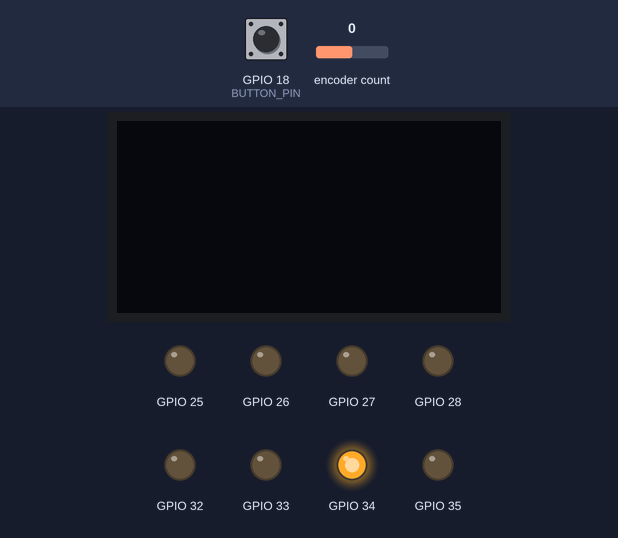
The sketch below on a simulated ESP32. On the bench: 128×64 one-colour display, output pins drawn as LEDs (lit = HIGH). Inputs (shaded band) come from the test bench; at power-on: encoder count 0, GPIO 18 (BUTTON_PIN) HIGH. Nothing arrives over Bluetooth unless stated; what the sketch prints to the serial monitor is not drawn.

Above: at 1.2 s.
1.3 s: encoder count set to 1
2.8 s: GPIO 18 (BUTTON_PIN) pulled LOW for 0.15 s
4.5 s: GPIO 18 (BUTTON_PIN) pulled LOW for 1 s
7.3 s: encoder count set to 0
Timing chart, 0 to 9.8 s (numbered marks = the images above; inputs shaded):
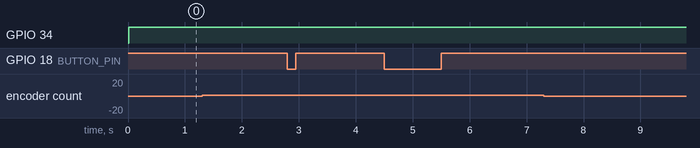

The sketch:

testicle3.ino
```cpp
// (licence header left out)
#include <Wire.h>
#include "SSD1306Wire.h" // legacy include: `#include "SSD1306.h"`
#include "BluetoothSerial.h"
#include "Button2.h"; //  https://github.com/LennartHennigs/Button2
#include "ESPRotary.h";

#define ROTARY_PIN1  16
#define ROTARY_PIN2  17
#define BUTTON_PIN   18
#define CLICKS_PER_STEP   4   // this number depends on your rotary encoder

BluetoothSerial SerialBT;
SSD1306Wire display(0x3c,5, 4);
ESPRotary r;
Button2 b;

int input =1;
char blue;

void setup() {
  Serial.begin(115200);
  SerialBT.begin("x audio"); //Bluetooth device name
  Serial.println("The device started, now you can pair it with bluetooth!");
  Serial.println();
  Serial.println();
  display.init();
  display.flipScreenVertically();
  display.setFont(ArialMT_Plain_10);
  pinMode(25, OUTPUT);
  pinMode(26, OUTPUT);
  pinMode(27, OUTPUT);
  pinMode(28, OUTPUT);
  pinMode(32, OUTPUT);
  pinMode(33, OUTPUT);
  pinMode(34, OUTPUT);
  pinMode(35, OUTPUT);

  r.begin(ROTARY_PIN1, ROTARY_PIN2, CLICKS_PER_STEP);
  r.setChangedHandler(rotate);
  r.setLeftRotationHandler(showDirection);
  r.setRightRotationHandler(showDirection);

  b.begin(BUTTON_PIN);
  b.setTapHandler(click);
  b.setLongClickHandler(resetPosition);
}

void loop() {

  r.loop();
  b.loop();

  //write through serial to bluetooth
  //if (Serial.available()) {
  //SerialBT.write(Serial.read());
  //}


  if (SerialBT.available()) {
  blue=SerialBT.read();
  Serial.write(blue);
  }


  display.setTextAlignment(TEXT_ALIGN_LEFT);
  display.setFont(ArialMT_Plain_24);

  switch (blue)
   {
    case 1: // code to be executed if n = 1;
        display.clear();
        display.drawString(0, 26, "input 1");
        turnoff();
        digitalWrite(25, HIGH);
        digitalWrite(26, LOW);
        break;
    case 2: // code to be executed if n = 2;
        display.clear();
        display.drawString(0, 26, "input 2");
        turnoff();
        digitalWrite(27, HIGH);
        digitalWrite(28, LOW);
        break;
    case 3: // code to be executed if n = 3;
        display.clear();
        display.drawString(0, 26, "input 3");
        digitalWrite(32, HIGH);
        digitalWrite(33, LOW);
        break;
    case 4: // code to be executed if n = 4;
        display.clear();
        display.drawString(0, 26, "input 4");
        digitalWrite(34, HIGH);
        digitalWrite(35, LOW);
        break;
    default: // code to be executed if n doesn't match any cases
        //display.clear();
        //display.drawString(0, 26, "input 3");
        digitalWrite(34, HIGH);
        digitalWrite(35, LOW);
   }


  display.display();

  delay(10);
}


void turnoff()
{
  digitalWrite(25, LOW);
  digitalWrite(26, LOW);
  digitalWrite(27, LOW);
  digitalWrite(28, LOW);
  digitalWrite(32, LOW);
  digitalWrite(33, LOW);
  digitalWrite(34, LOW);
  digitalWrite(35, LOW);
}

void rotate(ESPRotary& r) {
   Serial.println(r.getPosition());
}

// on left or right rotation
void showDirection(ESPRotary& r) {
  Serial.println(r.directionToString(r.getDirection()));
}

// single click
void click(Button2& btn) {
  Serial.println("Click!");
}

// long click
void resetPosition(Button2& btn) {
  r.resetPosition();
  Serial.println("Reset!");
}
```

Measured:
- after the input at 1.3 s, every drawn part: stays the same
- after the input at 2.8 s, every drawn part: stays the same
- after the input at 4.5 s, every drawn part: stays the same
- after the input at 7.3 s, every drawn part: stays the same
